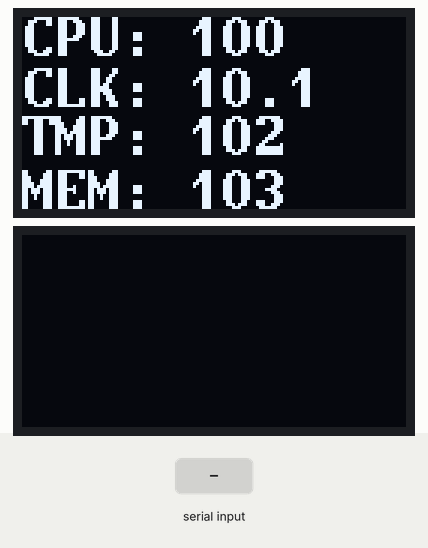
Bench run of a sketch on a simulated Arduino Uno, built with avr-gcc and run on an emulated ATmega328P. Shown: 2 × 128×64 one-colour display. The inputs (shaded band) are chosen by the test bench. What the sketch prints to the serial monitor is not drawn.

Above: at 1.2 s.
1.3 s: byte 0 (0) received over Serial
At 2.3 s:
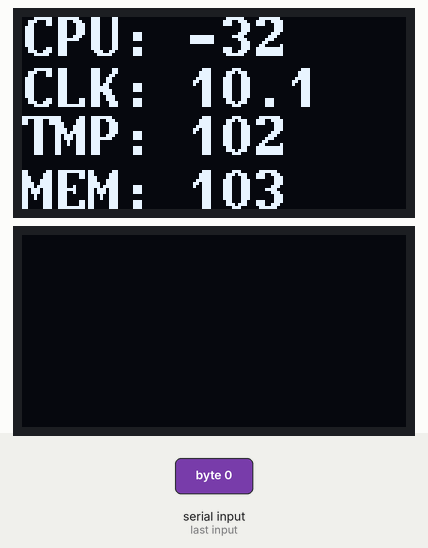
2.8 s: "1" received over Serial
4.3 s: byte 0 (0) received over Serial
At 5.5 s:
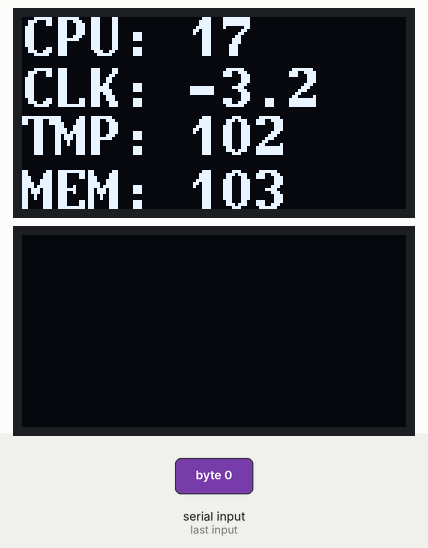
5.8 s: "0" received over Serial
7.3 s: "2" received over Serial
Timing chart, 0 to 9.8 s (numbered marks = the images above; inputs shaded):
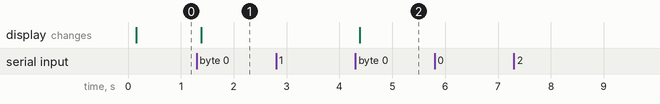

Measured:
- after the input at 1.3 s, the display: changes after 0.09 s (image 1)
- after the input at 2.8 s, every drawn part: stays the same
- after the input at 4.3 s, the display: changes after 0.09 s (image 2)
- after the input at 5.8 s, every drawn part: stays the same
- after the input at 7.3 s, every drawn part: stays the same

The sketch:

SysInfoToSerialArduino.ino
```cpp
#include "U8g2lib.h"
#include <Wire.h>  //Library for I2C interface

U8G2_SH1106_128X64_NONAME_F_HW_I2C OLED_1(U8G2_R0, U8X8_PIN_NONE);
U8G2_SH1106_128X64_NONAME_F_HW_I2C OLED_2(U8G2_R0, U8X8_PIN_NONE);

char inputString[10] = { 100, 101, 102, 103, 104, 105, 42, 107, 108,109 };
bool stringComplete = true;
int inputStringIndex = 0;

void setup() {
  Serial.begin(9600);
  Serial.println("START");

  OLED_1.setI2CAddress(0x3C * 2);
  OLED_2.setI2CAddress(0x3D * 2);
  OLED_1.begin();
  OLED_2.begin();
  OLED_1.setFont(u8g2_font_t0_22b_tf     );
  OLED_2.setFont(u8g2_font_t0_22b_tf     );
}

void loop() {

  if (stringComplete) {
    inputStringIndex = 0;
    stringComplete = false;
    drawOLED_1();
    drawOLED_2();


  }
}

void drawOLED_1(void) {
  char buffer[10];
  OLED_1.clearBuffer();  // clear the internal memory

  sprintf(buffer, "CPU: %d", inputString[0]);
  OLED_1.drawStr(0, 13, buffer);

  sprintf(buffer, "TMP: %d", inputString[2]);
  OLED_1.drawStr(0, 46, buffer);

  char strBuffer[4];
  float float_value = inputString[1];
  dtostrf(float_value / 10, 3, 1, strBuffer);
  sprintf(buffer, "CLK: %s", strBuffer);
  OLED_1.drawStr(0, 30, buffer);

  sprintf(buffer, "MEM: %d", inputString[3]);
  OLED_1.drawStr(0, 64, buffer);

  OLED_1.sendBuffer();
}

void drawOLED_2(void) {
  char buffer[10];
  OLED_2.clearBuffer();  // clear the internal memory

  sprintf(buffer, "GPU: %d", inputString[4]);
  OLED_1.drawStr(0, 13, buffer);

  sprintf(buffer, "TMP: %d", inputString[6]);
  OLED_1.drawStr(0, 46, buffer);

  char strBuffer[4];
  float float_value = inputString[5];
  dtostrf(float_value / 10, 3, 1, strBuffer);
  sprintf(buffer, "CLK: %s", strBuffer);
  OLED_1.drawStr(0, 30, buffer);

  sprintf(buffer, "MEM: %d", inputString[7]);
  OLED_1.drawStr(0, 64, buffer);
  OLED_2.sendBuffer();  // transfer internal memory to the display
}

void serialEvent() {
  while (Serial.available()) {
    // get the new byte:
    byte inChar = Serial.read();
    // add it to the inputString:
    inputString[inputStringIndex] = inChar - 32;
    // if the incoming character is a newline, set a flag so the main loop can
    // do something about it:
    if (inChar == 0) {
      stringComplete = true;
    }
    inputStringIndex++;
  }
  Serial.println(inputString);
}
```
